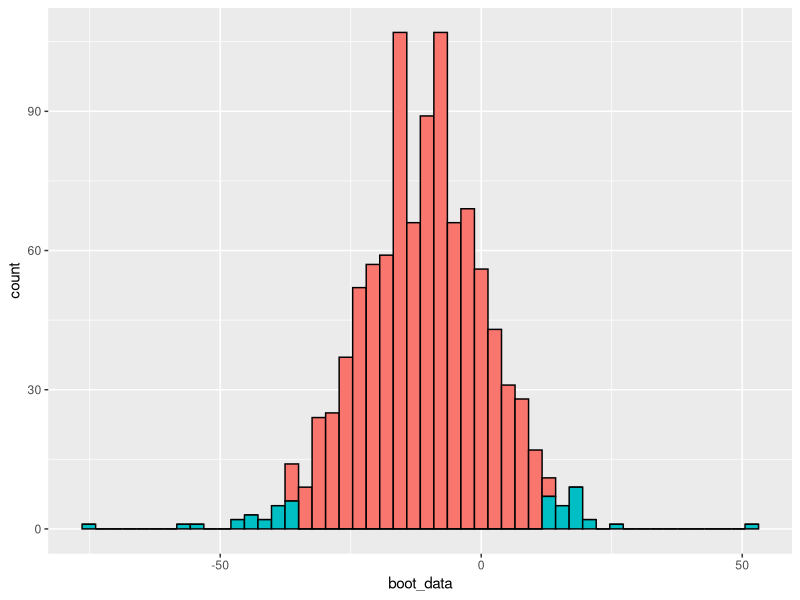

This figure's R source:
library("ggplot2")

x <- list(x = c(160, 152, 167, 132, 167, 239, 122, 142, 130, 133))
y <- list(y = c(132, 146, 178, 158, 147, 267, 163, 135, 150, 198))
df <- data.frame(x, y)
df$differ <- df$x - df$y

bootstrap <- function(x, y, statistic, n, alpha){
  boot_length <- max(length(x), length(y))
  boot_data <- rep(NA, n)
  for (i in 1:n){
    x_sample <- sample(x, size = boot_length, replace = T)
    y_sample <- sample(y, size = boot_length, replace = T)
    boot_data[i] <- statistic(x_sample - y_sample)
  }
  quants <- quantile(boot_data, probs = c(alpha/2, 1 - alpha/2))
  p_1 <- pnorm(q = 0, mean = mean(boot_data), sd = sd(boot_data), lower.tail = F)
  p_2 <- pnorm(q = 0, mean = -mean(boot_data), sd = sd(boot_data), lower.tail = T)
  print("Confidence interval:")
  print(quants)
  print("p-value:")
  print(2 * min(c(p_1, p_2)))
  return(ggplot(data.frame(boot_data), aes(boot_data, 
           fill = (boot_data < quants[1]) | boot_data > quants[2])) + 
           geom_histogram(show.legend = F, bins = 50, col = "black"))
}

bootstrap(df$x, df$y, median, 1000, 0.05)
